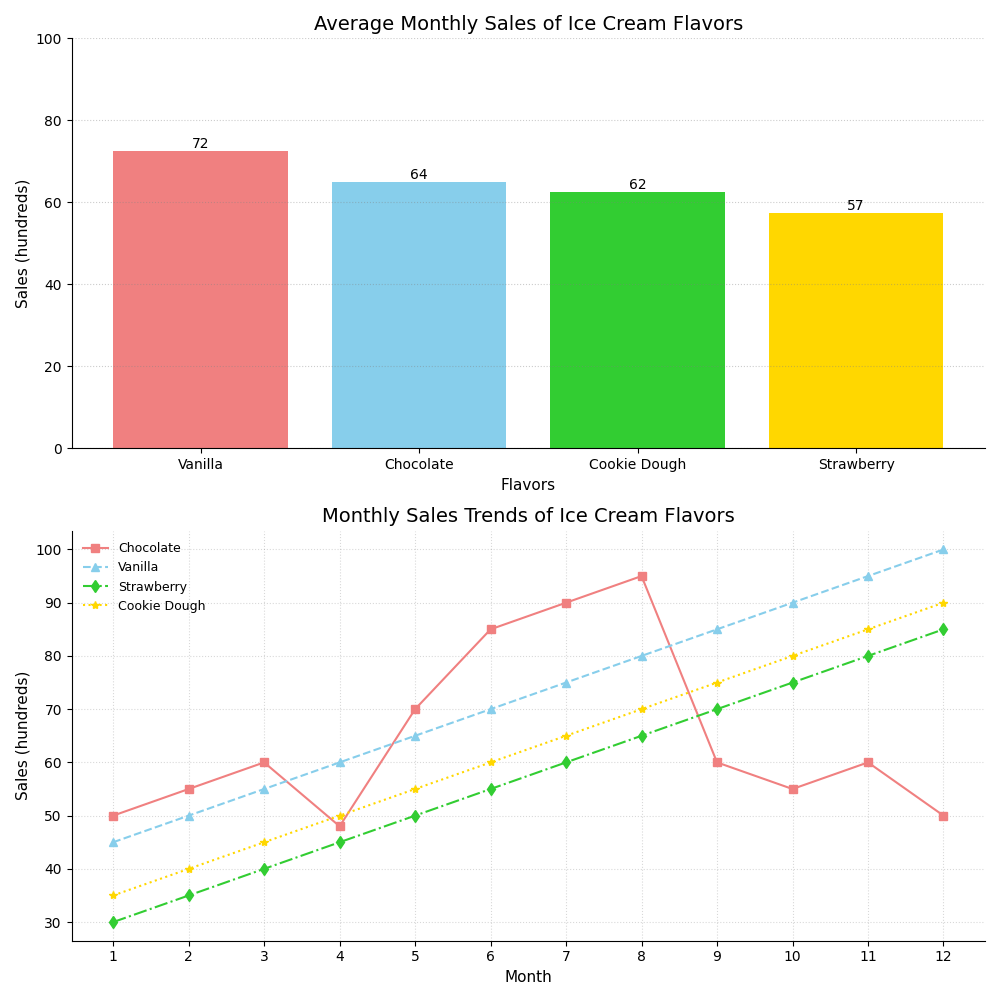

Generate this figure with Python:
import matplotlib.pyplot as plt
import numpy as np

flavors = ['Chocolate', 'Vanilla', 'Strawberry', 'Cookie Dough']

chocolate_sales = [50, 55, 60, 48, 70, 85, 90, 95, 60, 55, 60, 50]
vanilla_sales = [45, 50, 55, 60, 65, 70, 75, 80, 85, 90, 95, 100]
strawberry_sales = [30, 35, 40, 45, 50, 55, 60, 65, 70, 75, 80, 85]
cookie_dough_sales = [35, 40, 45, 50, 55, 60, 65, 70, 75, 80, 85, 90]

monthly_sales = np.array([chocolate_sales, vanilla_sales, strawberry_sales, cookie_dough_sales])
average_sales = np.mean(monthly_sales, axis=1)

# Sort flavors by average sales in descending order
sorted_indices = np.argsort(-average_sales)
sorted_flavors = [flavors[i] for i in sorted_indices]
sorted_average_sales = average_sales[sorted_indices]

fig, axs = plt.subplots(2, 1, figsize=(10, 10))

bars = axs[0].bar(sorted_flavors, sorted_average_sales, color=['#F08080', '#87CEEB', '#32CD32', '#FFD700'])
axs[0].set_title('Average Monthly Sales of Ice Cream Flavors', fontsize=14)
axs[0].set_xlabel('Flavors', fontsize=11)
axs[0].set_ylabel('Sales (hundreds)', fontsize=11)
axs[0].grid(axis='y', linestyle=':', color='grey', alpha=0.4)
axs[0].set_ylim(0, 100)
axs[0].spines['top'].set_visible(False)
axs[0].spines['right'].set_visible(False)

for bar in bars:
    height = bar.get_height()
    axs[0].text(bar.get_x() + bar.get_width() / 2.0, height, f'{int(height)}', ha='center', va='bottom')

months = np.arange(1, 13)
new_colors = ['#F08080', '#87CEEB', '#32CD32', '#FFD700']
markers = ['s', '^', 'd', '*']  
line_styles = ['-', '--', '-.', ':']
for i, sales in enumerate(monthly_sales):
    axs[1].plot(months, sales, marker=markers[i], linestyle=line_styles[i], color=new_colors[i], label=flavors[i])

axs[1].set_title('Monthly Sales Trends of Ice Cream Flavors', fontsize=14)
axs[1].set_xlabel('Month', fontsize=11)
axs[1].set_ylabel('Sales (hundreds)', fontsize=11)
axs[1].set_xticks(months)
axs[1].legend(title='', fontsize=9, loc='upper left', frameon=False)
axs[1].grid(True, linestyle=':', color='grey', alpha=0.3)
axs[1].spines['top'].set_visible(False)
axs[1].spines['right'].set_visible(False)

plt.tight_layout()
plt.show()
